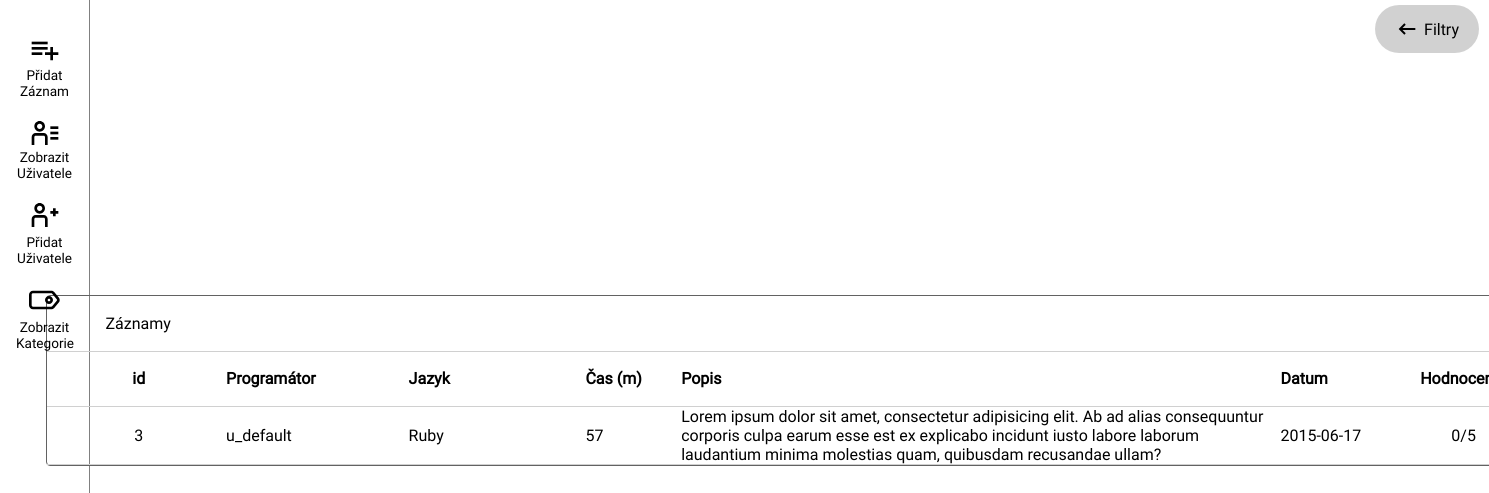
Page /app/ on the earlier database version.
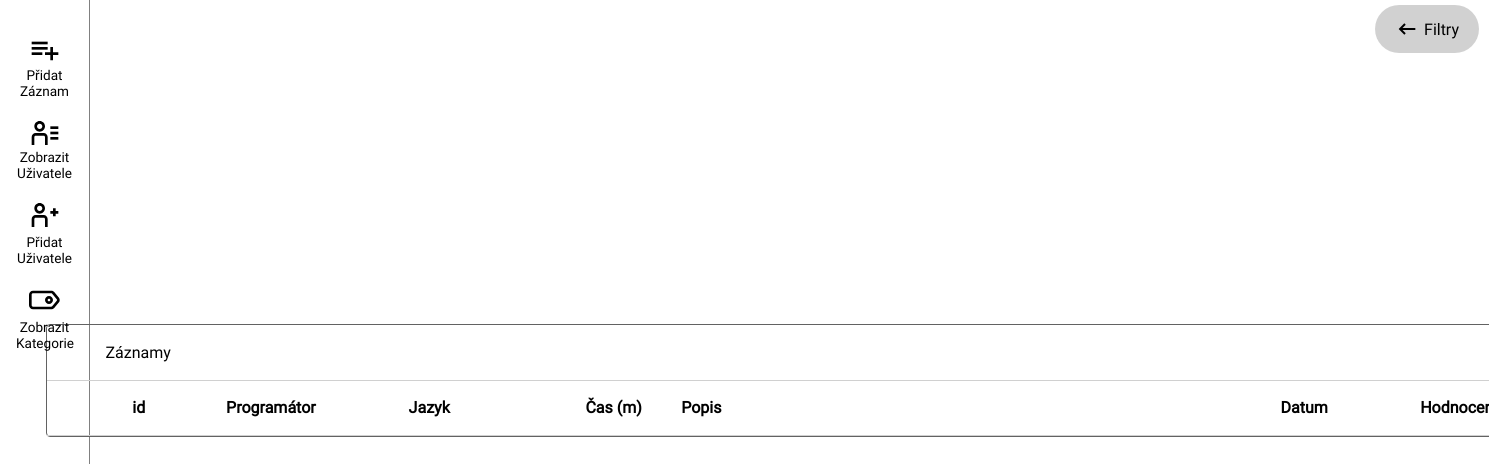
Same page on the later database version.
### tables this page shows
CREATE TABLE records (id INTEGER PRIMARY KEY AUTOINCREMENT, dates DATE NOT NULL, timeInMinutes INT NOT NULL, programmingLang TEXT NOT NULL, rating INT NOT NULL, description TEXT NOT NULL, programmer TEXT NOT NULL, programmerId INT NOT NULL);

### app.py (the view)
@app.route('/app/', methods=["GET", "POST"])
def app_wind():
    conn = db.get_db_connection()
    programmers = conn.execute("SELECT * FROM users").fetchall()
    categorie = conn.execute("SELECT * FROM categories").fetchall()
    conn.close()
    return render_template('records.html', texts=sorting.pre_sort(None, None, None, None,
                                                                  None, None, None), defs=proglangs,
                           programmers=programmers, categories=categorie, users=programmers)

### db.py (called while the page is built)
def get_db_connection():  # napojení se na databázi
    conn = sqlite3.connect(databasePath)
    conn.row_factory = sqlite3.Row
    return conn

### templates/records.html (shortened to what this page needs)
<!DOCTYPE html>
<html lang="en">
<head>
    <link rel="stylesheet" href="{{ url_for('static', filename='css/jquery-ui.css') }}">
    <link rel="stylesheet" href="{{ url_for('static', filename='css/rangeSlider.css') }}">
    <link rel="stylesheet" href="{{ url_for('static', filename='css/records.css') }}">
    <link rel="stylesheet" href="{{ url_for('static', filename='css/sortControl.css') }}">
    <link rel="stylesheet" href="{{ url_for('static', filename='css/userOverview.css') }}">
    <link rel="stylesheet" href="{{ url_for('static', filename='css/categories_overview.css') }}">
    <link rel="stylesheet" href="{{ url_for('static', filename='css/side_bar_menu.css') }}">
    <link rel="stylesheet" href="{{ url_for('static', filename='css/custom_dropbox_css.css') }}">
    <link rel="stylesheet" href="{{ url_for('static', filename='main.css') }}">
    <link rel="stylesheet" href="{{ url_for('static', filename='css/customElements/removeWarn.css') }}">
    <link rel="stylesheet" href="{{ url_for('static', filename='css/customElements/filters.css') }}">
</head>
<body style="overflow-x: hidden">
    <div>
        {% include 'action_tab.html' %}
    </div>
    <div>
        <div style="position:absolute; right: 10px; top: 5px;z-index: 11; " class="button_filters_wrap">
            <div class="arrow_filters_button"
                 style="min-width: 48px; height: 48px; border-radius: 48px; background-color: rgba(0,0,0,0.18);display: flex; align-items: center; justify-content: center; padding: 10px 20px">
                <div style="display: flex; margin-right: 5px;">
                    <svg
                            width="24"
                            height="24"
                            viewBox="0 0 24 24"
                            fill="none"
                            xmlns="http://www.w3.org/2000/svg"
                            class="arrow_filters"
                    >
                        <path
                                d="M20.3284 11.0001V13.0001L7.50011 13.0001L10.7426 16.2426L9.32842 17.6568L3.67157 12L9.32842 6.34314L10.7426 7.75735L7.49988 11.0001L20.3284 11.0001Z"
                                fill="currentColor"
                        />
                    </svg>
                </div>
                <div>
                    Filtry
                </div>
            </div>
        </div>
    </div>
    <div class="table_center">
        <div id="table">
            {% include 'customElements/table_row.html' %}
        </div>
    </div>
</body>
</html>

### templates/action_tab.html (shortened to what this page needs)
<div class="menu_container" style="">
    <div class="menu_container_inner" style="">
        <div class="menu_items" style="">
            <a class="menu_item" onclick="add_record()">
                <div class="menu_item_wrap" style="">
                    <div class="menu_item_wrap_img">
                        <svg
  width="32"
  height="32"
  viewBox="0 0 24 24"
  fill="none"
  xmlns="http://www.w3.org/2000/svg"
>
  <path d="M2 5H14V7H2V5Z" fill="currentColor" />
  <path d="M2 9H14V11H2V9Z" fill="currentColor" />
  <path d="M10 13H2V15H10V13Z" fill="currentColor" />
  <path d="M16 9H18V13H22V15H18V19H16V15H12V13H16V9Z" fill="currentColor" />
</svg>
                    </div>
                    <span style="">
                            Přidat Záznam
                        </span>
                </div>
            </a>
            <a class="menu_item" onclick="showUsers()">
                <div class="menu_item_wrap" style="margin-top: 3px">
                    <div class="menu_item_wrap_img">
                    </div>
                    <span style="">
                            Zobrazit Uživatele
                        </span>
                </div>
            </a>
            <a class="menu_item" onclick="addUser_window_outOfBox()">
                <div class="menu_item_wrap" style="margin-top: 3px">
                    <div class="menu_item_wrap_img">
                    </div>
                    <span style="margin-top: 3px">
                            Přidat Uživatele
                        </span>
                </div>
            </a>
            <a class="menu_item" onclick="showCategories()">
                <div class="menu_item_wrap" style="margin-top: 3px">
                    <div class="menu_item_wrap_img">
                    </div>
                    <span style="margin-top: 3px">
                            Zobrazit Kategorie
                        </span>
                </div>
            </a>
        </div>
    </div>
</div>

### templates/customElements/table_row.html (shortened to what this page needs)
<div style="border: 1px #626262 solid; border-radius: 4px;">
    <div style="width: 1576px;">
        <div style="width: 100%; height: 55px; display: flex; align-items: center">
            <div style="display: flex; width: 100%; align-items: center; position:relative;">
                <div style="position:absolute; left: 59px">
                    <span>Záznamy</span>
                </div>
            </div>
        </div>
    </div>
    <table id="records_table" style="" class="display">
        <thead>
        <tr style=" height: 55px;">
            <th class="datatable-nosort">
                id
            </th>
            <th id="sort-button-programmer" class="ui-sort-control">
                <div style="display: flex; align-items: center;">
                    <span>
                        Programátor
                    </span>
                </div>
            </th>
            <th id="sort-button-programLang" class="ui-sort-control">
                <div style="display: flex; align-items: center;">
                    <span>
                        Jazyk
                    </span>
                </div>
            </th>
            <th id="sort-button-time" class="ui-sort-control">
                <div style="display: flex; align-items: center;">
                    <span>
                        Čas (m)
                    </span>
                </div>
            </th>
            <th style="cursor: auto;cursor: default;">
                Popis
            </th>
            <th id="sort-button-date" class="ui-sort-control">
                <div style="display: flex; align-items: center;">
                    <span>
                        Datum
                    </span>
                </div>
            </th>
            <th id="sort-button-rating" class="ui-sort-control">
                <div style="display: flex; align-items: center;">
                    <span>
                        Hodnocení
                    </span>
                </div>
            </th>
        </tr>
        </thead>
        <tbody id="table-content">
        {% for record in texts %}
            <tr style="">
                <td style="text-align: center; position:relative;">
                    {{ record.id }}
                </td>
                <td>{{ record.programmer }}</td>
                <td>{{ record.programmingLang }}</td>
                <td style="text-align: left">{{ record.timeInMinutes }}</td>
                <td style="max-height: 55px; overflow-y: auto"><span class="short_desc">{{ record.description }}</span>
                </td>
                <td>{{ record.dates }}</td>
                <td style="text-align: center">{{ record.rating }}/5</td>
            </tr>
        {% endfor %}
        </tbody>
    </table>
</div>

### static/css/records.css (style rules this page uses)
.table_center { display: flex; width: 100%; height: 95vh; justify-content: center; align-items: center; }
#table table { table-layout: fixed; }
body { display: flex; flex-direction: row; }

### static/css/sortControl.css (style rules this page uses)
.ui-sort-control { align-items: center; }

### static/css/side_bar_menu.css (style rules this page uses)
.menu_container { width: 90px; height: 100vh; display: flex; border-right: 1px gray solid; }
.menu_container_inner { padding: 5px; height: 100%; width: 100%; display: flex; align-items: center; flex-flow: column nowrap; }
.menu_items { display: flex; flex-flow: nowrap column; gap: 15px; margin-top: 30px; }
.menu_item_wrap { display: flex; flex-flow: column nowrap; align-items: center; position: relative; }
.menu_item_wrap svg { width: 32px; }
.menu_item_wrap span { max-width: 57px; text-align: center; font-size: 0.85rem }
.menu_item_wrap_img { position: relative; display: flex; justify-content: center; align-items: center; }
.menu_item { cursor: pointer; }

### static/main.css (style rules this page uses)
* { font-family: Roboto; box-sizing: border-box; font-size: 1rem; scrollbar-width: thin; }
body { margin: 0; }

### templates/customElements/table_row.html (style rules this page uses)
table { width: 1576px; table-layout: fixed; border-collapse: collapse; }
th { border-bottom: 1px solid #D0D0D0; border-top: 1px solid #D0D0D0 }
table tr td:first-child, table tr th:first-child { cursor: default; padding: 0 0 0 10px; }
table tr { height: 55px; width: 1576px; }
table tr td, table tr th { padding: 0; padding: 0 5px; }
table tr td:nth-child(1), table tr th:nth-child(1) { text-align: center; width: 155px; }
table tr td:nth-child(2), table tr th:nth-child(2) { text-align: left; width: 162px }
table tr td:nth-child(3), table tr th:nth-child(3) { text-align: left; width: 157px }
table tr td:nth-child(4), table tr th:nth-child(4) { width: 85px }
table tr td:nth-child(5), table tr th:nth-child(5) { text-align: left; width: 532px }
table tr td:nth-child(6), table tr th:nth-child(6) { text-align: left; width: 124px }
table tr td:nth-child(7), table tr th:nth-child(7) { text-align: left; width: 86px }
table thead tr th { cursor: pointer; }

Differences in the rows shown:
removed records: id "3", programmer "u_default", programmingLang "Ruby", timeInMinutes "57", description "Lorem ipsum dolor sit amet, consectetur adipisicing elit. Ab ad alias consequuntur corporis culpa earum esse est ex explicabo incidunt iusto labore laborum laudantium minima molestias quam, quibusdam recusandae ullam?", dates "2015-06-17", rating "0"
